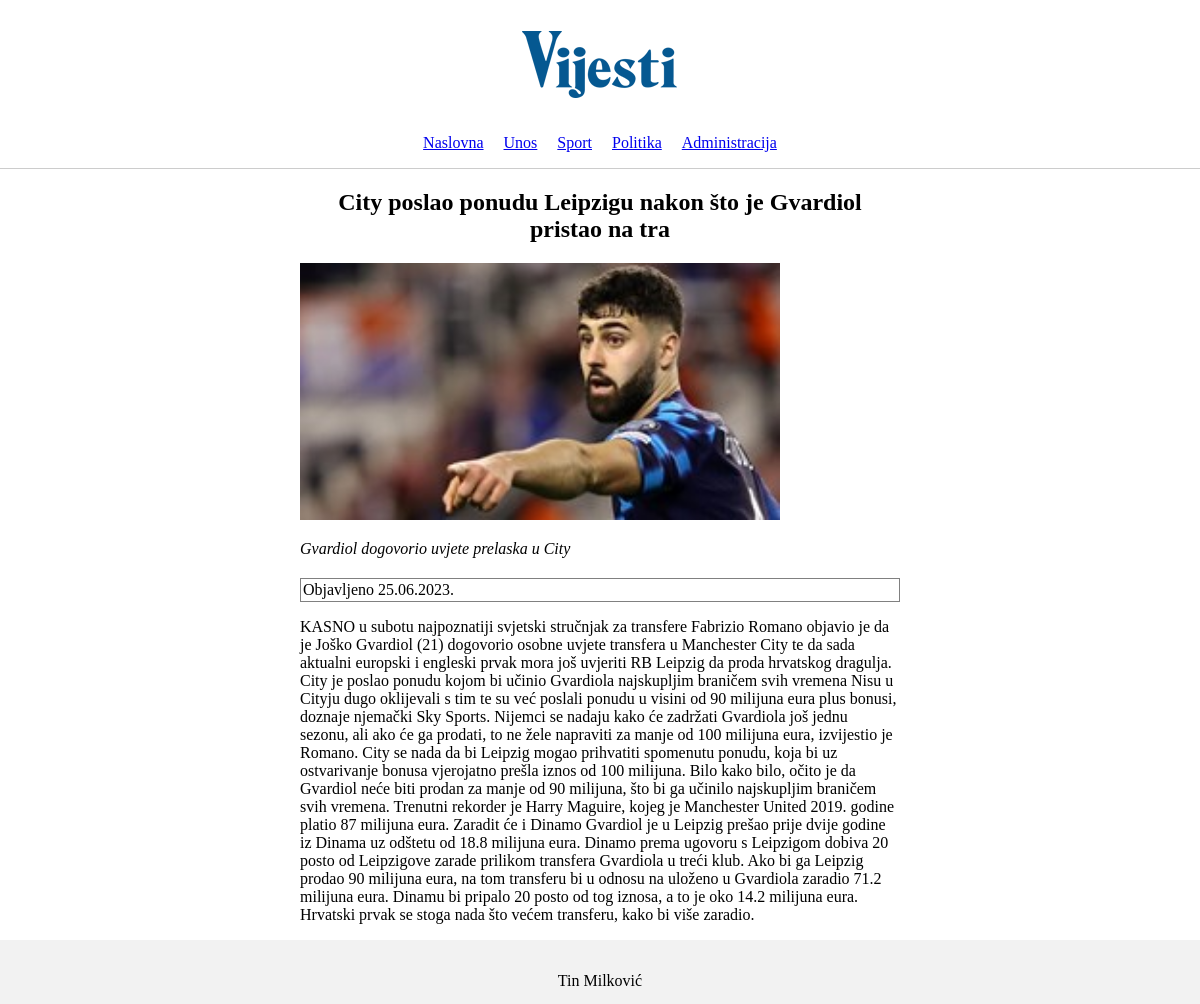
/clanak.php?id=41, run on the app's committed database.
### tables this page shows
CREATE TABLE `clanak` (
  `id` int(11) NOT NULL,
  `datum` varchar(32) NOT NULL,
  `naslov` varchar(64) NOT NULL,
  `sazetak` text NOT NULL,
  `tekst` text NOT NULL,
  `slika` varchar(64) NOT NULL,
  `kategorija` varchar(64) NOT NULL,
  `arhiva` tinyint(1) NOT NULL
);

### clanak.php (the view, shortened to what this page needs)
<!DOCTYPE html>
<html lang="en">
  <head>
    <link rel="stylesheet" href="style.css" />
  </head>
  <body>
    <header class="header">
      <img src="img/logo.jpg" />
      <nav>
        <ul>
          <li><a href="index.php">Naslovna</a></li>
          <li><a href="unos.php">Unos</a></li>
          <li><a href="kategorija.php?id=sport">Sport</a></li>
          <li><a href="kategorija.php?id=politika">Politika</a></li>
          <li><a href="administrator.php">Administracija</a></li>
        </ul>
      </nav>
    </header>
    <div class="wrapper">
      <article>
        <?php
          include 'connect.php';
          if (isset($_GET['id'])) {
            $id = $_GET['id'];
            $query = "SELECT * FROM clanak WHERE id='$id'";
            $result = mysqli_query($dbc, $query);
            $row = mysqli_fetch_array($result);
            echo '<h2 class="naslov-clanka">' . $row['naslov'] . '</h2>';
            echo '<img src="' . UPLPATH . $row['slika'] . '" class="slika-clanka" />';
            echo '<p class="sazetak">' . $row['sazetak'] . '</p>';
            echo '<div class="datum">Objavljeno ' . $row['datum'] . '</div>';
            echo '<p>' . $row['tekst'] . '</p>';
          }
        ?>
      </article>
    </div>
    <footer class="footer">
      <p>Tin Milković</p>
    </footer>
  </body>
</html>

### style.css (style rules this page uses)
html, body { height: 100%; margin: 0; padding: 0; display: flex; flex-direction: column; }
.wrapper { flex: 1; display: flex; flex-direction: column; align-items: center; justify-content: center; }
.header { text-align: center; border-bottom: 1px solid #ccc; padding-bottom: 1rem; }
.header img { margin-bottom: 10px; }
.header ul { list-style-type: none; margin: 0; padding: 0; display: flex; justify-content: center; }
.header li { margin: 0 10px; }
.footer { padding: 1rem 0; height: 2rem; width: 100%; background-color: #f2f2f2; text-align: center; margin-top: auto; }
article { margin-left: 25%; margin-right: 25%; }
.naslov-clanka { text-align: center; }
.slika-clanka { width: 30rem; }
.sazetak { font-style: italic; }
.datum { border: 1px solid gray; padding: 2px; margin-top: 20px; }

### data on the page
clanak: naslov "City poslao ponudu Leipzigu nakon što je Gvardiol pristao na tra", slika (picture), sazetak "Gvardiol dogovorio uvjete prelaska u City", datum "25.06.2023.", tekst "KASNO u subotu najpoznatiji svjetski stručnjak za transfere Fabrizio Romano objavio je da je Joško Gvardiol (21) dogovorio osobne uvjete transfera u Manchester City te da sada aktualni europski i engleski prvak mora još uvjeriti RB Leipzig da proda hrvatskog dragulja. City je poslao ponudu kojom bi učinio Gvardiola najskupljim braničem svih vremena Nisu u Cityju dugo oklijevali s tim te su već poslali ponudu u visini od 90 milijuna eura plus bonusi, doznaje njemački Sky Sports. Nijemci se nadaju kako će zadržati Gvardiola još jednu sezonu, ali ako će ga prodati, to ne žele napraviti za manje od 100 milijuna eura, izvijestio je Romano. City se nada da bi Leipzig mogao prihvatiti spomenutu…"
